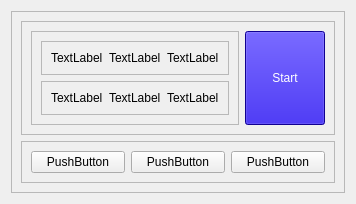
                   <widget class="QWidget" name="main_page">
                    <layout class="QGridLayout" name="gridLayout_9">
                     <item row="0" column="0">
                      <widget class="QFrame" name="frame_19">
                       <property name="frameShape">
                        <enum>QFrame::StyledPanel</enum>
                       </property>
                       <property name="frameShadow">
                        <enum>QFrame::Raised</enum>
                       </property>
                       <layout class="QVBoxLayout" name="verticalLayout_7">
                        <item>
                         <widget class="QFrame" name="frame_23">
                          <property name="frameShape">
                           <enum>QFrame::StyledPanel</enum>
                          </property>
                          <property name="frameShadow">
                           <enum>QFrame::Raised</enum>
                          </property>
                          <layout class="QHBoxLayout" name="horizontalLayout_12">
                           <item>
                            <widget class="QFrame" name="frame_20">
                             <property name="frameShape">
                              <enum>QFrame::StyledPanel</enum>
                             </property>
                             <property name="frameShadow">
                              <enum>QFrame::Raised</enum>
                             </property>
                             <layout class="QVBoxLayout" name="verticalLayout_6">
                              <item>
                               <widget class="QFrame" name="frame_21">
                                <property name="frameShape">
                                 <enum>QFrame::StyledPanel</enum>
                                </property>
                                <property name="frameShadow">
                                 <enum>QFrame::Raised</enum>
                                </property>
                                <layout class="QHBoxLayout" name="horizontalLayout">
                                 <item>
                                  <widget class="QLabel" name="day_icon">
                                   <property name="text">
                                    <string>TextLabel</string>
                                   </property>
                                  </widget>
                                 </item>
                                 <item>
                                  <widget class="QLabel" name="count_icon">
                                   <property name="text">
                                    <string>TextLabel</string>
                                   </property>
                                  </widget>
                                 </item>
                                 <item>
                                  <widget class="QLabel" name="time_icon">
                                   <property name="text">
                                    <string>TextLabel</string>
                                   </property>
                                  </widget>
                                 </item>
                                </layout>
                               </widget>
                              </item>
                              <item>
                               <widget class="QFrame" name="frame_22">
                                <property name="frameShape">
                                 <enum>QFrame::StyledPanel</enum>
                                </property>
                                <property name="frameShadow">
                                 <enum>QFrame::Raised</enum>
                                </property>
                                <layout class="QHBoxLayout" name="horizontalLayout_11">
                                 <item>
                                  <widget class="QLabel" name="lb_days">
                                   <property name="text">
                                    <string>TextLabel</string>
                                   </property>
                                  </widget>
                                 </item>
                                 <item>
                                  <widget class="QLabel" name="lb_count">
                                   <property name="text">
                                    <string>TextLabel</string>
                                   </property>
                                  </widget>
                                 </item>
                                 <item>
                                  <widget class="QLabel" name="lb_time">
                                   <property name="text">
                                    <string>TextLabel</string>
                                   </property>
                                  </widget>
                                 </item>
                                </layout>
                               </widget>
                              </item>
                             </layout>
                            </widget>
                           </item>
                           <item>
                            <widget class="QPushButton" name="btn_start">
                             <property name="sizePolicy">
                              <sizepolicy hsizetype="Minimum" vsizetype="Minimum">
                               <horstretch>0</horstretch>
                               <verstretch>0</verstretch>
                              </sizepolicy>
                             </property>
                             <property name="styleSheet">
                              <string notr="true">background-color: rgb(23, 0, 203);
color: white;</string>
                             </property>
                             <property name="text">
                              <string>Start</string>
                             </property>
                            </widget>
                           </item>
                          </layout>
                         </widget>
                        </item>
                        <item>
                         <widget class="QFrame" name="frame_24">
                          <property name="frameShape">
                           <enum>QFrame::StyledPanel</enum>
                          </property>
                          <property name="frameShadow">
                           <enum>QFrame::Raised</enum>
                          </property>
                          <layout class="QHBoxLayout" name="horizontalLayout_13">
                           <item>
                            <widget class="QPushButton" name="btn_gauge">
                             <property name="sizePolicy">
                              <sizepolicy hsizetype="Minimum" vsizetype="Minimum">
                               <horstretch>0</horstretch>
                               <verstretch>0</verstretch>
                              </sizepolicy>
                             </property>
                             <property name="text">
                              <string>PushButton</string>
                             </property>
                            </widget>
                           </item>
                           <item>
                            <widget class="QPushButton" name="btn_calendar">
                             <property name="sizePolicy">
                              <sizepolicy hsizetype="Minimum" vsizetype="Minimum">
                               <horstretch>0</horstretch>
                               <verstretch>0</verstretch>
                              </sizepolicy>
                             </property>
                             <property name="text">
                              <string>PushButton</string>
                             </property>
                            </widget>
                           </item>
                           <item>
                            <widget class="QPushButton" name="btn_lastWorkout">
                             <property name="sizePolicy">
                              <sizepolicy hsizetype="Minimum" vsizetype="Minimum">
                               <horstretch>0</horstretch>
                               <verstretch>0</verstretch>
                              </sizepolicy>
                             </property>
                             <property name="text">
                              <string>PushButton</string>
                             </property>
                            </widget>
                           </item>
                          </layout>
                         </widget>
                        </item>
                       </layout>
                      </widget>
                     </item>
                    </layout>
                   </widget>
